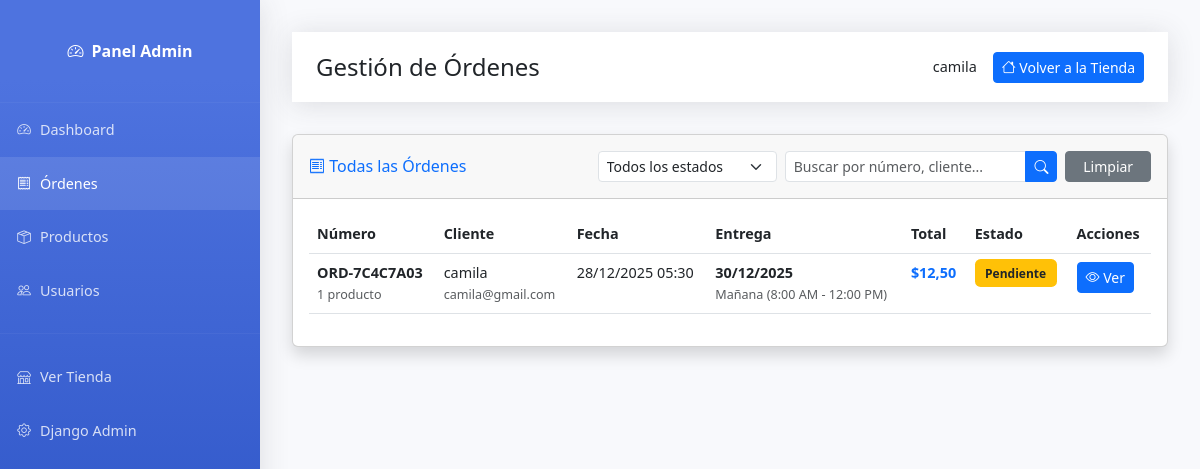
Page /admin-panel/ordenes/ (signed in) on the committed database.
### shop/models.py (models this page shows, shortened)
class Order(models.Model):
    PAYMENT_CHOICES = [
        ('cash', 'Efectivo'),
        ('transfer', 'Transferencia'),
    ]
    STATUS_CHOICES = [
        ('pending', 'Pendiente'),
        ('confirmed', 'Confirmado'),
        ('preparing', 'Preparando'),
        ('in_transit', 'En camino'),
        ('delivered', 'Entregado'),
        ('cancelled', 'Cancelado'),
    ]
    DELIVERY_TIME_CHOICES = [
        ('morning', 'Mañana (8:00 AM - 12:00 PM)'),
        ('afternoon', 'Tarde (12:00 PM - 6:00 PM)'),
        ('evening', 'Noche (6:00 PM - 9:00 PM)'),
    ]
    user = models.ForeignKey(
        User,
        on_delete=models.CASCADE,
        related_name='orders',
        verbose_name="Usuario",
        db_index=True  # ÍNDICE: Para filtrar órdenes por usuario
    )
    order_number = models.CharField(
        max_length=20,
        unique=True,
        verbose_name="Número de orden",
        db_index=True  # ÍNDICE: Para búsqueda por número de orden
    )
    delivery_address = models.TextField(verbose_name="Dirección de entrega")
    delivery_city = models.CharField(max_length=100, verbose_name="Municipio")
    delivery_province = models.CharField(max_length=100, verbose_name="Provincia")
    contact_phone = models.CharField(max_length=17, verbose_name="Teléfono de contacto")
    delivery_date = models.DateField(verbose_name="Fecha de entrega", db_index=True)  # ÍNDICE: Para reportes por fecha
    delivery_time = models.CharField(max_length=50, choices=DELIVERY_TIME_CHOICES, verbose_name="Hora de entrega")
    payment_method = models.CharField(max_length=20, choices=PAYMENT_CHOICES, verbose_name="Método de pago")
    status = models.CharField(
        max_length=20,
        choices=STATUS_CHOICES,
        default='pending',
        verbose_name="Estado",
        db_index=True  # ÍNDICE: Filtro muy común
    )
    subtotal = models.DecimalField(max_digits=10, decimal_places=2, verbose_name="Subtotal")
    delivery_fee = models.DecimalField(max_digits=10, decimal_places=2, default=0, verbose_name="Costo de envío")
    total = models.DecimalField(max_digits=10, decimal_places=2, verbose_name="Total", db_index=True)  # ÍNDICE: Para reportes
    notes = models.TextField(blank=True, verbose_name="Notas adicionales")
    admin_notes = models.TextField(blank=True, verbose_name="Notas del administrador")
    cancellation_reason = models.TextField(blank=True, verbose_name="Motivo de cancelación")
    created_at = models.DateTimeField(auto_now_add=True, verbose_name="Fecha de creación", db_index=True)  # ÍNDICE: Ordenar
    updated_at = models.DateTimeField(auto_now=True, verbose_name="Última actualización")
    class Meta:
        verbose_name = "Orden"
        verbose_name_plural = "Órdenes"
        ordering = ['-created_at']
        indexes = [
            models.Index(fields=['user', '-created_at']),
            models.Index(fields=['status', '-created_at']),
            models.Index(fields=['status', 'user']),
            models.Index(fields=['created_at', 'status']),
        ]

### shop/views/admin/orders.py (the view, shortened to what this page needs)
# urls.py: path('admin-panel/ordenes/', views.admin_orders, name='admin_orders'),
@staff_member_required
def admin_orders(request):
    status_filter = request.GET.get('status', '')
    search_query = request.GET.get('q', '')
    orders = Order.objects.select_related(
        'user',
        'user__profile'
    ).prefetch_related(
        Prefetch(
            'items',
            queryset=OrderItem.objects.select_related('product', 'product__category')
        )
    )
    if status_filter:
        orders = orders.filter(status=status_filter)
    orders = orders.order_by('-created_at')
    context = {
        'orders': orders,
        'status_filter': status_filter,
        'search_query': search_query,
        'status_choices': Order.STATUS_CHOICES,
    }
    return render(request, 'shop/admin/orders.html', context)

### shop/templates/shop/admin/orders.html (shortened to what this page needs)
{% extends 'shop/admin/base_admin.html' %}
{% block page_title %}Gestión de Órdenes{% endblock %}
{% block content %}
<div class="card shadow mb-4 fade-in">
    <div class="card-header py-3">
        <div class="row align-items-center">
            <div class="col-md-4">
                <h6 class="m-0 font-weight-bold text-primary">
                    <i class="bi bi-receipt"></i> Todas las Órdenes
                </h6>
            </div>
            <div class="col-md-8">
                <form method="get" class="row g-2">
                    <div class="col-md-4">
                        <select name="status" class="form-select form-select-sm" onchange="this.form.submit()">
                            <option value="">Todos los estados</option>
                        </select>
                    </div>
                    <div class="col-md-6">
                        <div class="input-group input-group-sm">
                            <input type="text"
                                name="q"
                                class="form-control"
                                placeholder="Buscar por número, cliente..."
                                value="{{ search_query }}">
                            <button class="btn btn-primary" type="submit">
                                <i class="bi bi-search"></i>
                            </button>
                        </div>
                    </div>
                    <div class="col-md-2">
                        <a href="{% url 'shop:admin_orders' %}" class="btn btn-sm btn-secondary w-100">
                            Limpiar
                        </a>
                    </div>
                </form>
            </div>
        </div>
    </div>
    <div class="card-body">
        <div class="table-responsive">
            <table class="table table-hover">
                <thead>
                    <tr>
                        <th>Número</th>
                        <th>Cliente</th>
                        <th>Fecha</th>
                        <th>Entrega</th>
                        <th>Total</th>
                        <th>Estado</th>
                        <th>Acciones</th>
                    </tr>
                </thead>
                <tbody>
                    {% for order in orders %}
                    <tr>
                        <td>
                            <strong>{{ order.order_number }}</strong>
                            <br>
                            <small class="text-muted">{{ order.items.count }} producto{{ order.items.count|pluralize }}</small>
                        </td>
                        <td>
                            {{ order.user.get_full_name|default:order.user.username }}
                            <br>
                            <small class="text-muted">{{ order.user.email }}</small>
                        </td>
                        <td>{{ order.created_at|date:"d/m/Y H:i" }}</td>
                        <td>
                            <strong>{{ order.delivery_date|date:"d/m/Y" }}</strong>
                            <br>
                            <small class="text-muted">{{ order.get_delivery_time_display }}</small>
                        </td>
                        <td><strong class="text-primary">${{ order.total }}</strong></td>
                        <td>
                            <span class="status-badge
                                {% if order.status == 'pending' %}bg-warning text-dark
                                {% elif order.status == 'confirmed' %}bg-info
                                {% elif order.status == 'preparing' %}bg-primary
                                {% elif order.status == 'in_transit' %}bg-info
                                {% elif order.status == 'delivered' %}bg-success
                                {% else %}bg-danger
                                {% endif %}">
                                {{ order.get_status_display }}
                            </span>
                        </td>
                        <td>
                            <a href="{% url 'shop:admin_order_detail' order.id %}"
                                class="btn btn-sm btn-primary">
                                <i class="bi bi-eye"></i> Ver
                            </a>
                        </td>
                    </tr>
                    {% endfor %}
                </tbody>
            </table>
        </div>
    </div>
</div>
{% endblock %}

### shop/templates/shop/admin/base_admin.html (shortened to what this page needs)
<!DOCTYPE html>
<html lang="es">
<head>
    <link href="https://cdn.jsdelivr.net/npm/bootstrap@5.3.0/dist/css/bootstrap.min.css" rel="stylesheet">
    <link rel="stylesheet" href="https://cdn.jsdelivr.net/npm/bootstrap-icons@1.10.0/font/bootstrap-icons.css">
    {% load static %}
    <link rel="stylesheet" href="{% static 'css/toast.css' %}">
    <link rel="stylesheet" href="{% static 'css/base_admin.css' %}">
</head>
<body>
    <div class="sidebar">
        <a class="sidebar-brand" href="{% url 'shop:admin_dashboard' %}">
            <i class="bi bi-speedometer2"></i>
            <span class="ms-2">Panel Admin</span>
        </a>
        <hr class="sidebar-divider my-0" style="border-color: rgba(255,255,255,0.15);">
        <ul class="nav flex-column">
            <li class="nav-item">
                <a class="nav-link {% if request.resolver_match.url_name == 'admin_dashboard' %}active{% endif %}"
                   href="{% url 'shop:admin_dashboard' %}">
                    <i class="bi bi-speedometer2"></i>
                    <span>Dashboard</span>
                </a>
            </li>
            <li class="nav-item">
                <a class="nav-link {% if 'admin_orders' in request.resolver_match.url_name %}active{% endif %}"
                   href="{% url 'shop:admin_orders' %}">
                    <i class="bi bi-receipt"></i>
                    <span>Órdenes</span>
                </a>
            </li>
            <li class="nav-item">
                <a class="nav-link {% if 'admin_products' in request.resolver_match.url_name %}active{% endif %}"
                   href="{% url 'shop:admin_products' %}">
                    <i class="bi bi-box-seam"></i>
                    <span>Productos</span>
                </a>
            </li>
            <li class="nav-item">
                <a class="nav-link {% if 'admin_users' in request.resolver_match.url_name %}active{% endif %}"
                   href="{% url 'shop:admin_users' %}">
                    <i class="bi bi-people"></i>
                    <span>Usuarios</span>
                </a>
            </li>
            <hr class="sidebar-divider" style="border-color: rgba(255,255,255,0.15);">
            <li class="nav-item">
                <a class="nav-link" href="{% url 'shop:home' %}" target="_blank">
                    <i class="bi bi-shop"></i>
                    <span>Ver Tienda</span>
                </a>
            </li>
            <li class="nav-item">
                <a class="nav-link" href="{% url 'admin:index' %}" target="_blank">
                    <i class="bi bi-gear"></i>
                    <span>Django Admin</span>
                </a>
            </li>
        </ul>
    </div>
    <div class="content-wrapper">
        <div class="topbar">
            <h4 class="mb-0">{% block page_title %}Panel de Administración{% endblock %}</h4>
            <div class="d-flex align-items-center">
                <span class="me-3">{{ user.get_full_name|default:user.username }}</span>
                <a href="{% url 'shop:home' %}" class="btn btn-primary btn-sm">
                    <i class="bi bi-house"></i> Volver a la Tienda
                </a>
            </div>
        </div>
        {% block content %}{% endblock %}
    </div>
</body>
</html>

### static/css/base_admin.css (style rules this page uses)
:root { --sidebar-width: 260px; --primary-color: #4e73df; --secondary-color: #858796; --success-color: #1cc88a; --danger-color: #e74a3b; --warning-color: #f6c23e; --info-color: #36b9cc; }
body { font-size: 0.9rem; background-color: #f8f9fc; }
.sidebar { position: fixed; top: 0; left: 0; height: 100vh; width: var(--sidebar-width); background: linear-gradient(180deg, #4e73df 10%, #224abe 100%); padding: 1rem 0; overflow-y: auto; z-index: 1000; box-shadow: 0 0.15rem 1.75rem 0 rgba(58, 59, 69, 0.15); }
.sidebar-brand { display: flex; align-items: center; justify-content: center; height: 4.375rem; text-decoration: none; font-size: 1rem; font-weight: 800; color: white; margin-bottom: 1rem; }
.nav-item { position: relative; }
.nav-link { display: flex; align-items: center; padding: 1rem; color: rgba(255,255,255,0.8); text-decoration: none; transition: all 0.3s; }
.nav-link:hover, .nav-link.active { color: white; background-color: rgba(255,255,255,0.1); }
.nav-link i { flex-shrink: 0; margin-right: 0.5rem; font-size: 0.85rem; width: 1rem; text-align: center; }
.content-wrapper { margin-left: var(--sidebar-width); padding: 2rem; }
.topbar { background-color: white; height: 4.375rem; box-shadow: 0 0.15rem 1.75rem 0 rgba(58, 59, 69, 0.15); margin-bottom: 2rem; padding: 0 1.5rem; display: flex; align-items: center; justify-content: space-between; position: sticky; top: 0; z-index: 999; }
.status-badge { padding: 0.35rem 0.65rem; border-radius: 0.35rem; font-size: 0.75rem; font-weight: 700; }
.fade-in { animation: fadeIn 0.5s; }

### rows in the picture
Order: order_number "ORD-7C4C7A03", items.count "1", user.get_full_name "camila", user.email "camila@gmail.com", created_at "28/12/2025 05:30", delivery_date "30/12/2025", delivery_time "Mañana (8:00 AM - 12:00 PM)", total "12,50", status "Pendiente"

### other values in the picture
{{ user.get_full_name|default:user.username }} "camila"
